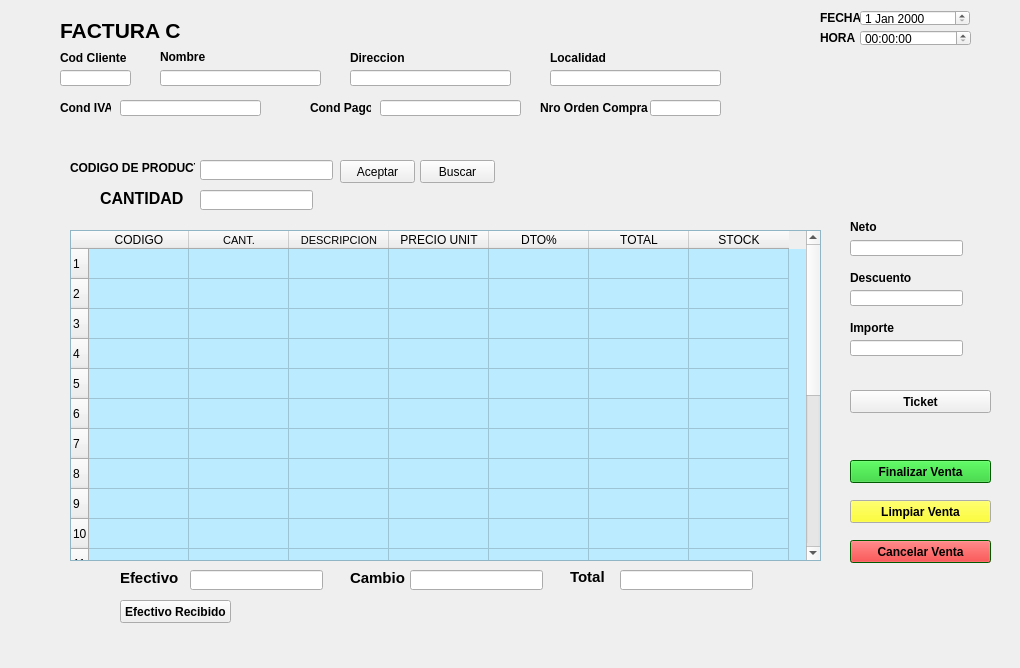
 <widget class="QWidget" name="venta">
  <property name="geometry">
   <rect>
    <x>0</x>
    <y>0</y>
    <width>1020</width>
    <height>668</height>
   </rect>
  </property>
  <property name="windowTitle">
   <string>Form</string>
  </property>
  <property name="styleSheet">
   <string notr="true">


QTableWidget{
background-color:rgb(187, 235, 255);
}</string>
  </property>
  <widget class="QLabel" name="codcliente">
   <property name="geometry">
    <rect>
     <x>60</x>
     <y>50</y>
     <width>71</width>
     <height>16</height>
    </rect>
   </property>
   <property name="font">
    <font>
     <weight>75</weight>
     <bold>true</bold>
    </font>
   </property>
   <property name="text">
    <string>Cod Cliente</string>
   </property>
  </widget>
  <widget class="QLineEdit" name="lineEdit_descuento">
   <property name="geometry">
    <rect>
     <x>850</x>
     <y>290</y>
     <width>113</width>
     <height>16</height>
    </rect>
   </property>
  </widget>
  <widget class="QLabel" name="descuento">
   <property name="geometry">
    <rect>
     <x>850</x>
     <y>270</y>
     <width>71</width>
     <height>16</height>
    </rect>
   </property>
   <property name="font">
    <font>
     <weight>75</weight>
     <bold>true</bold>
    </font>
   </property>
   <property name="text">
    <string>Descuento</string>
   </property>
  </widget>
  <widget class="QLabel" name="fecha">
   <property name="geometry">
    <rect>
     <x>820</x>
     <y>10</y>
     <width>41</width>
     <height>16</height>
    </rect>
   </property>
   <property name="font">
    <font>
     <weight>75</weight>
     <bold>true</bold>
    </font>
   </property>
   <property name="text">
    <string>FECHA</string>
   </property>
  </widget>
  <widget class="QLabel" name="condpago">
   <property name="geometry">
    <rect>
     <x>310</x>
     <y>100</y>
     <width>61</width>
     <height>16</height>
    </rect>
   </property>
   <property name="font">
    <font>
     <weight>75</weight>
     <bold>true</bold>
    </font>
   </property>
   <property name="text">
    <string>Cond Pago</string>
   </property>
  </widget>
  <widget class="QTableWidget" name="table_venta">
   <property name="geometry">
    <rect>
     <x>70</x>
     <y>230</y>
     <width>751</width>
     <height>331</height>
    </rect>
   </property>
   <row>
    <property name="text">
     <string>1</string>
    </property>
   </row>
   <row>
    <property name="text">
     <string>2</string>
    </property>
   </row>
   <row>
    <property name="text">
     <string>3</string>
    </property>
   </row>
   <row>
    <property name="text">
     <string>4</string>
    </property>
   </row>
   <row>
    <property name="text">
     <string>5</string>
    </property>
   </row>
   <row>
    <property name="text">
     <string>6</string>
    </property>
   </row>
   <row>
    <property name="text">
     <string>7</string>
    </property>
   </row>
   <row>
    <property name="text">
     <string>8</string>
    </property>
   </row>
   <row>
    <property name="text">
     <string>9</string>
    </property>
   </row>
   <row>
    <property name="text">
     <string>10</string>
    </property>
   </row>
   <row>
    <property name="text">
     <string>11</string>
    </property>
   </row>
   <row>
    <property name="text">
     <string>12</string>
    </property>
   </row>
   <row>
    <property name="text">
     <string>13</string>
    </property>
   </row>
   <row>
    <property name="text">
     <string>14</string>
    </property>
   </row>
   <row>
    <property name="text">
     <string>15</string>
    </property>
   </row>
   <row>
    <property name="text">
     <string>16</string>
    </property>
   </row>
   <row>
    <property name="text">
     <string>17</string>
    </property>
   </row>
   <row>
    <property name="text">
     <string>18</string>
    </property>
   </row>
   <row>
    <property name="text">
     <string>19</string>
    </property>
   </row>
   <row>
    <property name="text">
     <string>20</string>
    </property>
   </row>
   <column>
    <property name="text">
     <string>CODIGO</string>
    </property>
   </column>
   <column>
    <property name="text">
     <string>CANT.</string>
    </property>
    <property name="font">
     <font>
      <pointsize>8</pointsize>
      <kerning>true</kerning>
     </font>
    </property>
   </column>
   <column>
    <property name="text">
     <string>DESCRIPCION</string>
    </property>
    <property name="font">
     <font>
      <pointsize>8</pointsize>
     </font>
    </property>
   </column>
   <column>
    <property name="text">
     <string>PRECIO UNIT</string>
    </property>
   </column>
   <column>
    <property name="text">
     <string>DTO%</string>
    </property>
   </column>
   <column>
    <property name="text">
     <string>TOTAL</string>
    </property>
   </column>
   <column>
    <property name="text">
     <string>STOCK</string>
    </property>
   </column>
   <item row="0" column="2">
    <property name="text">
     <string/>
    </property>
   </item>
  </widget>
  <widget class="QTimeEdit" name="edit_hora">
   <property name="geometry">
    <rect>
     <x>860</x>
     <y>30</y>
     <width>111</width>
     <height>16</height>
    </rect>
   </property>
  </widget>
  <widget class="QLabel" name="neto">
   <property name="geometry">
    <rect>
     <x>850</x>
     <y>220</y>
     <width>47</width>
     <height>13</height>
    </rect>
   </property>
   <property name="font">
    <font>
     <weight>75</weight>
     <bold>true</bold>
    </font>
   </property>
   <property name="text">
    <string>Neto</string>
   </property>
  </widget>
  <widget class="QLineEdit" name="edit_direccion">
   <property name="geometry">
    <rect>
     <x>350</x>
     <y>70</y>
     <width>161</width>
     <height>16</height>
    </rect>
   </property>
  </widget>
  <widget class="QPushButton" name="Botonbuscar">
   <property name="geometry">
    <rect>
     <x>420</x>
     <y>160</y>
     <width>75</width>
     <height>23</height>
    </rect>
   </property>
   <property name="text">
    <string>Buscar</string>
   </property>
   <property name="icon">
    <iconset>
     <normaloff>../Imagenes/buscar.png</normaloff>../Imagenes/buscar.png</iconset>
   </property>
   <property name="iconSize">
    <size>
     <width>15</width>
     <height>20</height>
    </size>
   </property>
  </widget>
  <widget class="QPushButton" name="Boton_finalizar">
   <property name="geometry">
    <rect>
     <x>850</x>
     <y>460</y>
     <width>141</width>
     <height>23</height>
    </rect>
   </property>
   <property name="palette">
    <palette>
     <active>
      <colorrole role="WindowText">
       <brush brushstyle="SolidPattern">
        <color alpha="255">
         <red>0</red>
         <green>0</green>
         <blue>0</blue>
        </color>
       </brush>
      </colorrole>
      <colorrole role="Button">
       <brush brushstyle="SolidPattern">
        <color alpha="255">
         <red>27</red>
         <green>200</green>
         <blue>33</blue>
        </color>
       </brush>
      </colorrole>
      <colorrole role="Light">
       <brush brushstyle="SolidPattern">
        <color alpha="255">
         <red>128</red>
         <green>255</green>
         <blue>0</blue>
        </color>
       </brush>
      </colorrole>
      <colorrole role="Midlight">
       <brush brushstyle="SolidPattern">
        <color alpha="255">
         <red>106</red>
         <green>212</green>
         <blue>0</blue>
        </color>
       </brush>
      </colorrole>
      <colorrole role="Dark">
       <brush brushstyle="SolidPattern">
        <color alpha="255">
         <red>42</red>
         <green>85</green>
         <blue>0</blue>
        </color>
       </brush>
      </colorrole>
      <colorrole role="Mid">
       <brush brushstyle="SolidPattern">
        <color alpha="255">
         <red>56</red>
         <green>113</green>
         <blue>0</blue>
        </color>
       </brush>
      </colorrole>
      <colorrole role="Text">
       <brush brushstyle="SolidPattern">
        <color alpha="255">
         <red>0</red>
         <green>0</green>
         <blue>0</blue>
        </color>
       </brush>
      </colorrole>
      <colorrole role="BrightText">
       <brush brushstyle="SolidPattern">
        <color alpha="255">
         <red>255</red>
         <green>255</green>
         <blue>255</blue>
        </color>
       </brush>
      </colorrole>
      <colorrole role="ButtonText">
       <brush brushstyle="SolidPattern">
        <color alpha="255">
         <red>0</red>
         <green>0</green>
         <blue>0</blue>
        </color>
       </brush>
      </colorrole>
      <colorrole role="Base">
       <brush brushstyle="SolidPattern">
        <color alpha="255">
         <red>0</red>
         <green>128</green>
         <blue>0</blue>
        </color>
       </brush>
      </colorrole>
      <colorrole role="Window">
       <brush brushstyle="SolidPattern">
        <color alpha="255">
         <red>0</red>
         <green>128</green>
         <blue>0</blue>
        </color>
       </brush>
      </colorrole>
      <colorrole role="Shadow">
       <brush brushstyle="SolidPattern">
        <color alpha="255">
         <red>0</red>
         <green>0</green>
         <blue>0</blue>
        </color>
       </brush>
      </colorrole>
      <colorrole role="AlternateBase">
       <brush brushstyle="SolidPattern">
        <color alpha="255">
         <red>170</red>
         <green>212</green>
         <blue>127</blue>
        </color>
       </brush>
      </colorrole>
      <colorrole role="ToolTipBase">
       <brush brushstyle="SolidPattern">
        <color alpha="255">
         <red>255</red>
         <green>255</green>
         <blue>220</blue>
        </color>
       </brush>
      </colorrole>
      <colorrole role="ToolTipText">
       <brush brushstyle="SolidPattern">
        <color alpha="255">
         <red>0</red>
         <green>0</green>
         <blue>0</blue>
        </color>
       </brush>
      </colorrole>
     </active>
     <inactive>
      <colorrole role="WindowText">
       <brush brushstyle="SolidPattern">
        <color alpha="255">
         <red>0</red>
         <green>0</green>
         <blue>0</blue>
        </color>
       </brush>
      </colorrole>
      <colorrole role="Button">
       <brush brushstyle="SolidPattern">
        <color alpha="255">
         <red>27</red>
         <green>200</green>
         <blue>33</blue>
        </color>
       </brush>
      </colorrole>
      <colorrole role="Light">
       <brush brushstyle="SolidPattern">
        <color alpha="255">
         <red>128</red>
         <green>255</green>
         <blue>0</blue>
        </color>
       </brush>
      </colorrole>
      <colorrole role="Midlight">
       <brush brushstyle="SolidPattern">
        <color alpha="255">
         <red>106</red>
         <green>212</green>
         <blue>0</blue>
        </color>
       </brush>
      </colorrole>
      <colorrole role="Dark">
       <brush brushstyle="SolidPattern">
        <color alpha="255">
         <red>42</red>
         <green>85</green>
         <blue>0</blue>
        </color>
       </brush>
      </colorrole>
      <colorrole role="Mid">
       <brush brushstyle="SolidPattern">
        <color alpha="255">
         <red>56</red>
         <green>113</green>
         <blue>0</blue>
        </color>
       </brush>
      </colorrole>
      <colorrole role="Text">
       <brush brushstyle="SolidPattern">
        <color alpha="255">
         <red>0</red>
         <green>0</green>
         <blue>0</blue>
        </color>
       </brush>
      </colorrole>
      <colorrole role="BrightText">
       <brush brushstyle="SolidPattern">
        <color alpha="255">
         <red>255</red>
         <green>255</green>
         <blue>255</blue>
        </color>
       </brush>
      </colorrole>
      <colorrole role="ButtonText">
       <brush brushstyle="SolidPattern">
        <color alpha="255">
         <red>0</red>
         <green>0</green>
         <blue>0</blue>
        </color>
       </brush>
      </colorrole>
      <colorrole role="Base">
       <brush brushstyle="SolidPattern">
        <color alpha="255">
         <red>0</red>
         <green>128</green>
         <blue>0</blue>
        </color>
       </brush>
      </colorrole>
      <colorrole role="Window">
       <brush brushstyle="SolidPattern">
        <color alpha="255">
         <red>0</red>
         <green>128</green>
         <blue>0</blue>
        </color>
       </brush>
      </colorrole>
      <colorrole role="Shadow">
       <brush brushstyle="SolidPattern">
        <color alpha="255">
         <red>0</red>
         <green>0</green>
         <blue>0</blue>
        </color>
       </brush>
      </colorrole>
      <colorrole role="AlternateBase">
       <brush brushstyle="SolidPattern">
        <color alpha="255">
         <red>170</red>
         <green>212</green>
         <blue>127</blue>
        </color>
       </brush>
      </colorrole>
      <colorrole role="ToolTipBase">
       <brush brushstyle="SolidPattern">
        <color alpha="255">
         <red>255</red>
         <green>255</green>
         <blue>220</blue>
        </color>
       </brush>
      </colorrole>
      <colorrole role="ToolTipText">
       <brush brushstyle="SolidPattern">
        <color alpha="255">
         <red>0</red>
         <green>0</green>
         <blue>0</blue>
        </color>
       </brush>
      </colorrole>
     </inactive>
     <disabled>
      <colorrole role="WindowText">
       <brush brushstyle="SolidPattern">
        <color alpha="255">
         <red>248</red>
         <green>234</green>
         <blue>90</blue>
        </color>
       </brush>
      </colorrole>
      <colorrole role="Button">
       <brush brushstyle="SolidPattern">
        <color alpha="255">
         <red>27</red>
         <green>200</green>
         <blue>33</blue>
        </color>
       </brush>
      </colorrole>
      <colorrole role="Light">
       <brush brushstyle="SolidPattern">
        <color alpha="255">
         <red>128</red>
         <green>255</green>
         <blue>0</blue>
        </color>
       </brush>
      </colorrole>
      <colorrole role="Midlight">
       <brush brushstyle="SolidPattern">
        <color alpha="255">
         <red>106</red>
         <green>212</green>
         <blue>0</blue>
        </color>
       </brush>
      </colorrole>
      <colorrole role="Dark">
       <brush brushstyle="SolidPattern">
        <color alpha="255">
         <red>42</red>
         <green>85</green>
         <blue>0</blue>
        </color>
       </brush>
      </colorrole>
      <colorrole role="Mid">
       <brush brushstyle="SolidPattern">
        <color alpha="255">
         <red>56</red>
         <green>113</green>
         <blue>0</blue>
        </color>
       </brush>
      </colorrole>
      <colorrole role="Text">
       <brush brushstyle="SolidPattern">
        <color alpha="255">
         <red>248</red>
         <green>234</green>
         <blue>90</blue>
        </color>
       </brush>
      </colorrole>
      <colorrole role="BrightText">
       <brush brushstyle="SolidPattern">
        <color alpha="255">
         <red>255</red>
         <green>255</green>
         <blue>255</blue>
        </color>
       </brush>
      </colorrole>
      <colorrole role="ButtonText">
       <brush brushstyle="SolidPattern">
        <color alpha="255">
         <red>248</red>
         <green>234</green>
         <blue>90</blue>
        </color>
       </brush>
      </colorrole>
      <colorrole role="Base">
       <brush brushstyle="SolidPattern">
        <color alpha="255">
         <red>0</red>
         <green>128</green>
         <blue>0</blue>
        </color>
       </brush>
      </colorrole>
      <colorrole role="Window">
       <brush brushstyle="SolidPattern">
        <color alpha="255">
         <red>0</red>
         <green>128</green>
         <blue>0</blue>
        </color>
       </brush>
      </colorrole>
      <colorrole role="Shadow">
       <brush brushstyle="SolidPattern">
        <color alpha="255">
         <red>0</red>
         <green>0</green>
         <blue>0</blue>
        </color>
       </brush>
      </colorrole>
      <colorrole role="AlternateBase">
       <brush brushstyle="SolidPattern">
        <color alpha="255">
         <red>85</red>
         <green>170</green>
         <blue>0</blue>
        </color>
       </brush>
      </colorrole>
      <colorrole role="ToolTipBase">
       <brush brushstyle="SolidPattern">
        <color alpha="255">
         <red>255</red>
         <green>255</green>
         <blue>220</blue>
        </color>
       </brush>
      </colorrole>
      <colorrole role="ToolTipText">
       <brush brushstyle="SolidPattern">
        <color alpha="255">
         <red>0</red>
         <green>0</green>
         <blue>0</blue>
        </color>
       </brush>
      </colorrole>
     </disabled>
    </palette>
   </property>
   <property name="font">
    <font>
     <weight>75</weight>
     <bold>true</bold>
    </font>
   </property>
   <property name="layoutDirection">
    <enum>Qt::LeftToRight</enum>
   </property>
   <property name="text">
    <string>Finalizar Venta</string>
   </property>
   <property name="icon">
    <iconset>
     <normaloff>../Imagenes/png-transparent-green-grass-symbol-logo-dialog-box-accept-yellow-circle.png</normaloff>../Imagenes/png-transparent-green-grass-symbol-logo-dialog-box-accept-yellow-circle.png</iconset>
   </property>
  </widget>
  <widget class="QLineEdit" name="lineEdit_neto">
   <property name="geometry">
    <rect>
     <x>850</x>
     <y>240</y>
     <width>113</width>
     <height>16</height>
    </rect>
   </property>
  </widget>
  <widget class="QPushButton" name="Boton_cancelar">
   <property name="geometry">
    <rect>
     <x>850</x>
     <y>540</y>
     <width>141</width>
     <height>23</height>
    </rect>
   </property>
   <property name="palette">
    <palette>
     <active>
      <colorrole role="WindowText">
       <brush brushstyle="SolidPattern">
        <color alpha="255">
         <red>248</red>
         <green>234</green>
         <blue>90</blue>
        </color>
       </brush>
      </colorrole>
      <colorrole role="Button">
       <brush brushstyle="SolidPattern">
        <color alpha="255">
         <red>255</red>
         <green>0</green>
         <blue>0</blue>
        </color>
       </brush>
      </colorrole>
      <colorrole role="Text">
       <brush brushstyle="SolidPattern">
        <color alpha="255">
         <red>248</red>
         <green>234</green>
         <blue>90</blue>
        </color>
       </brush>
      </colorrole>
      <colorrole role="ButtonText">
       <brush brushstyle="SolidPattern">
        <color alpha="255">
         <red>0</red>
         <green>0</green>
         <blue>0</blue>
        </color>
       </brush>
      </colorrole>
      <colorrole role="Base">
       <brush brushstyle="SolidPattern">
        <color alpha="255">
         <red>0</red>
         <green>128</green>
         <blue>0</blue>
        </color>
       </brush>
      </colorrole>
      <colorrole role="Window">
       <brush brushstyle="SolidPattern">
        <color alpha="255">
         <red>0</red>
         <green>128</green>
         <blue>0</blue>
        </color>
       </brush>
      </colorrole>
     </active>
     <inactive>
      <colorrole role="WindowText">
       <brush brushstyle="SolidPattern">
        <color alpha="255">
         <red>248</red>
         <green>234</green>
         <blue>90</blue>
        </color>
       </brush>
      </colorrole>
      <colorrole role="Button">
       <brush brushstyle="SolidPattern">
        <color alpha="255">
         <red>255</red>
         <green>0</green>
         <blue>0</blue>
        </color>
       </brush>
      </colorrole>
      <colorrole role="Text">
       <brush brushstyle="SolidPattern">
        <color alpha="255">
         <red>248</red>
         <green>234</green>
         <blue>90</blue>
        </color>
       </brush>
      </colorrole>
      <colorrole role="ButtonText">
       <brush brushstyle="SolidPattern">
        <color alpha="255">
         <red>0</red>
         <green>0</green>
         <blue>0</blue>
        </color>
       </brush>
      </colorrole>
      <colorrole role="Base">
       <brush brushstyle="SolidPattern">
        <color alpha="255">
         <red>0</red>
         <green>128</green>
         <blue>0</blue>
        </color>
       </brush>
      </colorrole>
      <colorrole role="Window">
       <brush brushstyle="SolidPattern">
        <color alpha="255">
         <red>0</red>
         <green>128</green>
         <blue>0</blue>
        </color>
       </brush>
      </colorrole>
     </inactive>
     <disabled>
      <colorrole role="WindowText">
       <brush brushstyle="SolidPattern">
        <color alpha="255">
         <red>248</red>
         <green>234</green>
         <blue>90</blue>
        </color>
       </brush>
      </colorrole>
      <colorrole role="Button">
       <brush brushstyle="SolidPattern">
        <color alpha="255">
         <red>255</red>
         <green>0</green>
         <blue>0</blue>
        </color>
       </brush>
      </colorrole>
      <colorrole role="Text">
       <brush brushstyle="SolidPattern">
        <color alpha="255">
         <red>248</red>
         <green>234</green>
         <blue>90</blue>
        </color>
       </brush>
      </colorrole>
      <colorrole role="ButtonText">
       <brush brushstyle="SolidPattern">
        <color alpha="255">
         <red>248</red>
         <green>234</green>
         <blue>90</blue>
        </color>
       </brush>
      </colorrole>
      <colorrole role="Base">
       <brush brushstyle="SolidPattern">
        <color alpha="255">
         <red>0</red>
         <green>128</green>
         <blue>0</blue>
        </color>
       </brush>
      </colorrole>
      <colorrole role="Window">
       <brush brushstyle="SolidPattern">
        <color alpha="255">
         <red>0</red>
         <green>128</green>
         <blue>0</blue>
        </color>
       </brush>
      </colorrole>
     </disabled>
    </palette>
   </property>
   <property name="font">
    <font>
     <weight>75</weight>
     <bold>true</bold>
    </font>
   </property>
   <property name="text">
    <string>Cancelar Venta</string>
   </property>
   <property name="icon">
    <iconset>
     <normaloff>../Imagenes/png-transparent-computer-icons-cancel-button-miscellaneous-trademark-internet.png</normaloff>../Imagenes/png-transparent-computer-icons-cancel-button-miscellaneous-trademark-internet.png</iconset>
   </property>
   <property name="iconSize">
    <size>
     <width>30</width>
     <height>15</height>
    </size>
   </property>
  </widget>
  <widget class="QLineEdit" name="edit_codcliente">
   <property name="geometry">
    <rect>
     <x>60</x>
     <y>70</y>
     <width>71</width>
     <height>16</height>
    </rect>
   </property>
  </widget>
  <widget class="QLabel" name="codprod">
   <property name="geometry">
    <rect>
     <x>70</x>
     <y>160</y>
     <width>125</width>
     <height>16</height>
    </rect>
   </property>
   <property name="font">
    <font>
     <weight>75</weight>
     <bold>true</bold>
    </font>
   </property>
   <property name="text">
    <string>CODIGO DE PRODUCTO</string>
   </property>
  </widget>
  <widget class="QLineEdit" name="edit_ordencompra">
   <property name="geometry">
    <rect>
     <x>650</x>
     <y>100</y>
     <width>71</width>
     <height>16</height>
    </rect>
   </property>
  </widget>
  <widget class="QLabel" name="NroOrden">
   <property name="geometry">
    <rect>
     <x>540</x>
     <y>100</y>
     <width>111</width>
     <height>16</height>
    </rect>
   </property>
   <property name="font">
    <font>
     <weight>75</weight>
     <bold>true</bold>
    </font>
   </property>
   <property name="text">
    <string>Nro Orden Compra</string>
   </property>
  </widget>
  <widget class="QLineEdit" name="edit_condIVA">
   <property name="geometry">
    <rect>
     <x>120</x>
     <y>100</y>
     <width>141</width>
     <height>16</height>
    </rect>
   </property>
  </widget>
  <widget class="QLineEdit" name="lineEdit_codprod">
   <property name="geometry">
    <rect>
     <x>200</x>
     <y>160</y>
     <width>133</width>
     <height>20</height>
    </rect>
   </property>
  </widget>
  <widget class="QLabel" name="direccion">
   <property name="geometry">
    <rect>
     <x>350</x>
     <y>50</y>
     <width>61</width>
     <height>16</height>
    </rect>
   </property>
   <property name="font">
    <font>
     <weight>75</weight>
     <bold>true</bold>
    </font>
   </property>
   <property name="text">
    <string>Direccion</string>
   </property>
  </widget>
  <widget class="QLabel" name="localidad">
   <property name="geometry">
    <rect>
     <x>550</x>
     <y>50</y>
     <width>61</width>
     <height>16</height>
    </rect>
   </property>
   <property name="font">
    <font>
     <weight>75</weight>
     <bold>true</bold>
    </font>
   </property>
   <property name="text">
    <string>Localidad</string>
   </property>
  </widget>
  <widget class="QLineEdit" name="edit_nombre">
   <property name="geometry">
    <rect>
     <x>160</x>
     <y>70</y>
     <width>161</width>
     <height>16</height>
    </rect>
   </property>
  </widget>
  <widget class="QDateEdit" name="edit_fecha">
   <property name="geometry">
    <rect>
     <x>860</x>
     <y>10</y>
     <width>110</width>
     <height>16</height>
    </rect>
   </property>
  </widget>
  <widget class="QLineEdit" name="edit_condpago">
   <property name="geometry">
    <rect>
     <x>380</x>
     <y>100</y>
     <width>141</width>
     <height>16</height>
    </rect>
   </property>
  </widget>
  <widget class="QLabel" name="nombre">
   <property name="geometry">
    <rect>
     <x>160</x>
     <y>50</y>
     <width>47</width>
     <height>13</height>
    </rect>
   </property>
   <property name="font">
    <font>
     <weight>75</weight>
     <bold>true</bold>
    </font>
   </property>
   <property name="text">
    <string>Nombre</string>
   </property>
  </widget>
  <widget class="QLabel" name="condIVA">
   <property name="geometry">
    <rect>
     <x>60</x>
     <y>100</y>
     <width>51</width>
     <height>16</height>
    </rect>
   </property>
   <property name="font">
    <font>
     <weight>75</weight>
     <bold>true</bold>
    </font>
   </property>
   <property name="text">
    <string>Cond IVA</string>
   </property>
  </widget>
  <widget class="QLabel" name="label">
   <property name="geometry">
    <rect>
     <x>60</x>
     <y>20</y>
     <width>141</width>
     <height>21</height>
    </rect>
   </property>
   <property name="font">
    <font>
     <pointsize>16</pointsize>
     <weight>75</weight>
     <bold>true</bold>
    </font>
   </property>
   <property name="text">
    <string>FACTURA C</string>
   </property>
  </widget>
  <widget class="QLineEdit" name="edit_localidad">
   <property name="geometry">
    <rect>
     <x>550</x>
     <y>70</y>
     <width>171</width>
     <height>16</height>
    </rect>
   </property>
  </widget>
  <widget class="QLabel" name="hora">
   <property name="geometry">
    <rect>
     <x>820</x>
     <y>30</y>
     <width>41</width>
     <height>16</height>
    </rect>
   </property>
   <property name="font">
    <font>
     <weight>75</weight>
     <bold>true</bold>
    </font>
   </property>
   <property name="text">
    <string>HORA</string>
   </property>
  </widget>
  <widget class="QPushButton" name="boton_aceptar">
   <property name="geometry">
    <rect>
     <x>340</x>
     <y>160</y>
     <width>75</width>
     <height>23</height>
    </rect>
   </property>
   <property name="text">
    <string>Aceptar</string>
   </property>
  </widget>
  <widget class="QLabel" name="efectivo">
   <property name="geometry">
    <rect>
     <x>120</x>
     <y>570</y>
     <width>61</width>
     <height>16</height>
    </rect>
   </property>
   <property name="font">
    <font>
     <pointsize>11</pointsize>
     <weight>75</weight>
     <bold>true</bold>
    </font>
   </property>
   <property name="text">
    <string>Efectivo</string>
   </property>
  </widget>
  <widget class="QLineEdit" name="lineEdit_efectivo">
   <property name="geometry">
    <rect>
     <x>190</x>
     <y>570</y>
     <width>133</width>
     <height>20</height>
    </rect>
   </property>
  </widget>
  <widget class="QLabel" name="cambio">
   <property name="geometry">
    <rect>
     <x>350</x>
     <y>570</y>
     <width>61</width>
     <height>16</height>
    </rect>
   </property>
   <property name="font">
    <font>
     <pointsize>11</pointsize>
     <weight>75</weight>
     <bold>true</bold>
    </font>
   </property>
   <property name="text">
    <string>Cambio</string>
   </property>
  </widget>
  <widget class="QLineEdit" name="lineEdit_cambio">
   <property name="geometry">
    <rect>
     <x>410</x>
     <y>570</y>
     <width>133</width>
     <height>20</height>
    </rect>
   </property>
  </widget>
  <widget class="QLabel" name="total">
   <property name="geometry">
    <rect>
     <x>570</x>
     <y>570</y>
     <width>47</width>
     <height>13</height>
    </rect>
   </property>
   <property name="font">
    <font>
     <pointsize>11</pointsize>
     <weight>75</weight>
     <bold>true</bold>
    </font>
   </property>
   <property name="text">
    <string>Total</string>
   </property>
  </widget>
  <widget class="QLineEdit" name="lineEdit_total">
   <property name="geometry">
    <rect>
     <x>620</x>
     <y>570</y>
     <width>133</width>
     <height>20</height>
    </rect>
   </property>
  </widget>
  <widget class="QPushButton" name="boton_efectivo">
   <property name="geometry">
    <rect>
     <x>120</x>
     <y>600</y>
     <width>111</width>
     <height>23</height>
    </rect>
   </property>
   <property name="font">
    <font>
     <weight>75</weight>
     <bold>true</bold>
    </font>
   </property>
   <property name="text">
    <string>Efectivo Recibido</string>
   </property>
  </widget>
  <widget class="QPushButton" name="Boton_ticket">
   <property name="geometry">
    <rect>
     <x>850</x>
     <y>390</y>
     <width>141</width>
     <height>23</height>
    </rect>
   </property>
   <property name="font">
    <font>
     <weight>75</weight>
     <bold>true</bold>
    </font>
   </property>
   <property name="text">
    <string>Ticket</string>
   </property>
  </widget>
  <widget class="QPushButton" name="Boton_limpiar">
   <property name="geometry">
    <rect>
     <x>850</x>
     <y>500</y>
     <width>141</width>
     <height>23</height>
    </rect>
   </property>
   <property name="palette">
    <palette>
     <active>
      <colorrole role="Button">
       <brush brushstyle="SolidPattern">
        <color alpha="255">
         <red>255</red>
         <green>255</green>
         <blue>0</blue>
        </color>
       </brush>
      </colorrole>
     </active>
     <inactive>
      <colorrole role="Button">
       <brush brushstyle="SolidPattern">
        <color alpha="255">
         <red>255</red>
         <green>255</green>
         <blue>0</blue>
        </color>
       </brush>
      </colorrole>
     </inactive>
     <disabled>
      <colorrole role="Button">
       <brush brushstyle="SolidPattern">
        <color alpha="255">
         <red>255</red>
         <green>255</green>
         <blue>0</blue>
        </color>
       </brush>
      </colorrole>
     </disabled>
    </palette>
   </property>
   <property name="font">
    <font>
     <weight>75</weight>
     <bold>true</bold>
    </font>
   </property>
   <property name="text">
    <string>Limpiar Venta</string>
   </property>
   <property name="icon">
    <iconset>
     <normaloff>../Imagenes/limpiar.jpg</normaloff>../Imagenes/limpiar.jpg</iconset>
   </property>
   <property name="iconSize">
    <size>
     <width>20</width>
     <height>16</height>
    </size>
   </property>
  </widget>
  <widget class="QLabel" name="importe">
   <property name="geometry">
    <rect>
     <x>850</x>
     <y>320</y>
     <width>71</width>
     <height>16</height>
    </rect>
   </property>
   <property name="font">
    <font>
     <weight>75</weight>
     <bold>true</bold>
    </font>
   </property>
   <property name="text">
    <string>Importe</string>
   </property>
  </widget>
  <widget class="QLineEdit" name="lineEdit_importe">
   <property name="geometry">
    <rect>
     <x>850</x>
     <y>340</y>
     <width>113</width>
     <height>16</height>
    </rect>
   </property>
  </widget>
  <widget class="QLabel" name="label_2">
   <property name="geometry">
    <rect>
     <x>100</x>
     <y>190</y>
     <width>91</width>
     <height>16</height>
    </rect>
   </property>
   <property name="font">
    <font>
     <pointsize>12</pointsize>
     <weight>75</weight>
     <bold>true</bold>
    </font>
   </property>
   <property name="text">
    <string>CANTIDAD</string>
   </property>
  </widget>
  <widget class="QLineEdit" name="lineEdit">
   <property name="geometry">
    <rect>
     <x>200</x>
     <y>190</y>
     <width>113</width>
     <height>20</height>
    </rect>
   </property>
  </widget>
  <widget class="QLabel" name="label_3">
   <property name="geometry">
    <rect>
     <x>-20</x>
     <y>-10</y>
     <width>1051</width>
     <height>721</height>
    </rect>
   </property>
   <property name="text">
    <string/>
   </property>
   <property name="pixmap">
    <pixmap>../Imagenes/tventa.jpg</pixmap>
   </property>
  </widget>
  <zorder>label_3</zorder>
  <zorder>codcliente</zorder>
  <zorder>lineEdit_descuento</zorder>
  <zorder>descuento</zorder>
  <zorder>fecha</zorder>
  <zorder>condpago</zorder>
  <zorder>table_venta</zorder>
  <zorder>edit_hora</zorder>
  <zorder>neto</zorder>
  <zorder>edit_direccion</zorder>
  <zorder>Botonbuscar</zorder>
  <zorder>Boton_finalizar</zorder>
  <zorder>lineEdit_neto</zorder>
  <zorder>Boton_cancelar</zorder>
  <zorder>edit_codcliente</zorder>
  <zorder>codprod</zorder>
  <zorder>edit_ordencompra</zorder>
  <zorder>NroOrden</zorder>
  <zorder>edit_condIVA</zorder>
  <zorder>lineEdit_codprod</zorder>
  <zorder>direccion</zorder>
  <zorder>localidad</zorder>
  <zorder>edit_nombre</zorder>
  <zorder>edit_fecha</zorder>
  <zorder>edit_condpago</zorder>
  <zorder>nombre</zorder>
  <zorder>condIVA</zorder>
  <zorder>label</zorder>
  <zorder>edit_localidad</zorder>
  <zorder>hora</zorder>
  <zorder>boton_aceptar</zorder>
  <zorder>efectivo</zorder>
  <zorder>lineEdit_efectivo</zorder>
  <zorder>cambio</zorder>
  <zorder>lineEdit_cambio</zorder>
  <zorder>total</zorder>
  <zorder>lineEdit_total</zorder>
  <zorder>boton_efectivo</zorder>
  <zorder>Boton_ticket</zorder>
  <zorder>Boton_limpiar</zorder>
  <zorder>importe</zorder>
  <zorder>lineEdit_importe</zorder>
  <zorder>label_2</zorder>
  <zorder>lineEdit</zorder>
 </widget>
